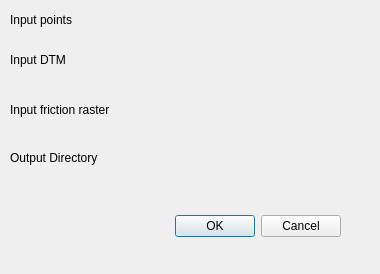
<?xml version="1.0" encoding="UTF-8"?>
<ui version="4.0">
 <class>ArchISODialogBase</class>
 <widget class="QDialog" name="ArchISODialogBase">
  <property name="geometry">
   <rect>
    <x>0</x>
    <y>0</y>
    <width>380</width>
    <height>274</height>
   </rect>
  </property>
  <property name="windowTitle">
   <string>ArcnAniso</string>
  </property>
  <widget class="QDialogButtonBox" name="button_box">
   <property name="geometry">
    <rect>
     <x>0</x>
     <y>210</y>
     <width>341</width>
     <height>32</height>
    </rect>
   </property>
   <property name="orientation">
    <enum>Qt::Horizontal</enum>
   </property>
   <property name="standardButtons">
    <set>QDialogButtonBox::Cancel|QDialogButtonBox::Ok</set>
   </property>
  </widget>
  <widget class="QgsFileWidget" name="pointsFile">
   <property name="geometry">
    <rect>
     <x>10</x>
     <y>30</y>
     <width>331</width>
     <height>27</height>
    </rect>
   </property>
  </widget>
  <widget class="QgsFileWidget" name="dtmFile">
   <property name="geometry">
    <rect>
     <x>10</x>
     <y>70</y>
     <width>331</width>
     <height>27</height>
    </rect>
   </property>
  </widget>
  <widget class="QgsFileWidget" name="frictionFile">
   <property name="geometry">
    <rect>
     <x>10</x>
     <y>120</y>
     <width>331</width>
     <height>27</height>
    </rect>
   </property>
  </widget>
  <widget class="QLabel" name="label">
   <property name="geometry">
    <rect>
     <x>10</x>
     <y>10</y>
     <width>191</width>
     <height>20</height>
    </rect>
   </property>
   <property name="text">
    <string>Input points</string>
   </property>
  </widget>
  <widget class="QLabel" name="label_2">
   <property name="geometry">
    <rect>
     <x>10</x>
     <y>50</y>
     <width>161</width>
     <height>20</height>
    </rect>
   </property>
   <property name="text">
    <string>Input DTM</string>
   </property>
  </widget>
  <widget class="QLabel" name="label_3">
   <property name="geometry">
    <rect>
     <x>10</x>
     <y>100</y>
     <width>141</width>
     <height>20</height>
    </rect>
   </property>
   <property name="text">
    <string>Input friction raster</string>
   </property>
  </widget>
  <widget class="QgsFileWidget" name="outdirFile">
   <property name="geometry">
    <rect>
     <x>10</x>
     <y>170</y>
     <width>331</width>
     <height>27</height>
    </rect>
   </property>
  </widget>
  <widget class="QLabel" name="label_4">
   <property name="geometry">
    <rect>
     <x>10</x>
     <y>150</y>
     <width>101</width>
     <height>16</height>
    </rect>
   </property>
   <property name="text">
    <string>Output Directory</string>
   </property>
  </widget>
 </widget>
 <customwidgets>
  <customwidget>
   <class>QgsFileWidget</class>
   <extends>QWidget</extends>
   <header>qgsfilewidget.h</header>
  </customwidget>
 </customwidgets>
 <resources/>
 <connections>
  <connection>
   <sender>button_box</sender>
   <signal>accepted()</signal>
   <receiver>ArchISODialogBase</receiver>
   <slot>accept()</slot>
   <hints>
    <hint type="sourcelabel">
     <x>20</x>
     <y>20</y>
    </hint>
    <hint type="destinationlabel">
     <x>20</x>
     <y>20</y>
    </hint>
   </hints>
  </connection>
  <connection>
   <sender>button_box</sender>
   <signal>rejected()</signal>
   <receiver>ArchISODialogBase</receiver>
   <slot>reject()</slot>
   <hints>
    <hint type="sourcelabel">
     <x>20</x>
     <y>20</y>
    </hint>
    <hint type="destinationlabel">
     <x>20</x>
     <y>20</y>
    </hint>
   </hints>
  </connection>
 </connections>
</ui>
